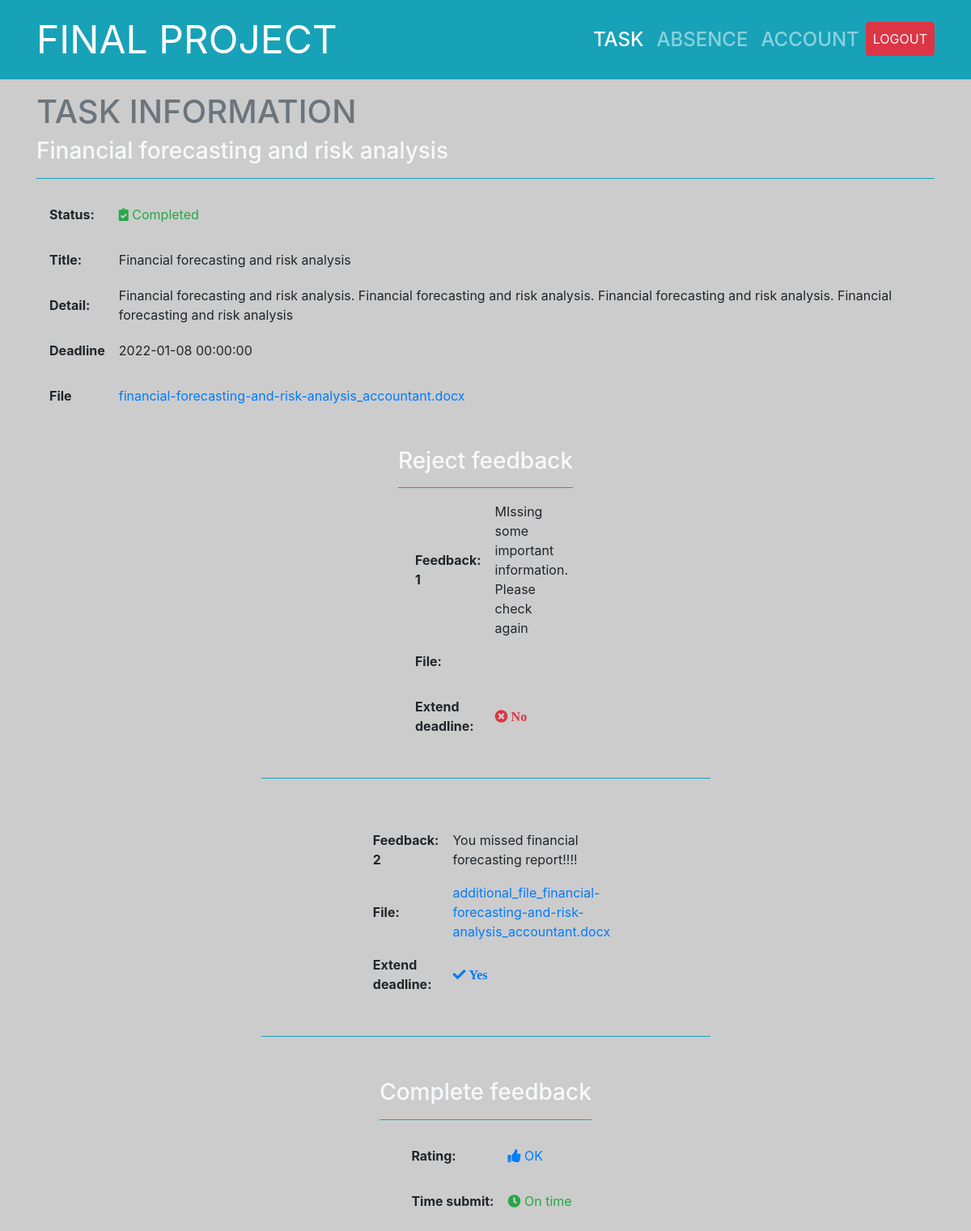
The page /task_detail.php?id=5 (signed in) on the database its author committed.
### tables this page shows
CREATE TABLE `task` (
  `id` int(11) NOT NULL,
  `title` varchar(100) NOT NULL,
  `description` varchar(255) NOT NULL,
  `person` varchar(255) NOT NULL,
  `deadline` datetime NOT NULL,
  `file` varchar(255) NOT NULL,
  `status` varchar(255) NOT NULL DEFAULT 'New'
);

CREATE TABLE `feedback_reject` (
  `id_feedback` int(11) NOT NULL,
  `id_task` int(11) NOT NULL,
  `description` varchar(255) NOT NULL,
  `file` varchar(255) DEFAULT NULL,
  `extend_deadline` tinyint(1) NOT NULL DEFAULT 0
);

### task_detail.php (the view, shortened to what this page needs)
<?php
    require_once('db.php');
    $id = $_GET['id'];
?>
<!DOCTYPE html>
<html lang="en">
<head>
	<link rel="stylesheet" href="https://maxcdn.bootstrapcdn.com/bootstrap/4.5.2/css/bootstrap.min.css">
    <link rel="stylesheet" href="https://use.fontawesome.com/releases/v5.7.2/css/all.css"
>
	<link rel="stylesheet" href="style.css">
</head>
<body>
<nav class="navbar navbar-expand-lg bg-info navbar-dark">
	<div class="container">
		<a href="./" class="navbar-brand navbar-header" style="font-size: 3rem;">FINAL PROJECT</a>
		<div class="collapse navbar-collapse" id="navbarSupportedContent">
		<ul class="navbar-nav ml-auto h4">
			<li class="nav-item ">
			<a class="nav-link active" href="./">TASK</a>
			</li>
			<li class="nav-item">
			<a class="nav-link" href="absence.php">ABSENCE</a>
			</li>
			<li class="nav-item">
			<a class="nav-link" href="account.php">ACCOUNT</a>
			</li>
			<li class="nav-item">
			<a class="btn btn-danger nav-link text-light" href="logout.php">LOGOUT</a>
			</li>
		</ul>
		</div>
	</div>
</nav>
<div class="container pb-2">
        <?php
            $data = get_task_by_id($id)['data'];
        ?>
		<h1 class="mt-3 text-secondary">TASK INFORMATION</h1>
        <h3 class="mt-1 mb-3 pb-3 border-bottom border-info text-light" ><?=$data['title']?></h3>
		<div class="ml-auto mr-auto task-container">
            <table>
                <tr>
                    <th>Status:</th>
                </tr>
                <tr>
                    <th>Title:</th>
                    <td><?=$data['title']?></td>
                </tr>
                <tr>
                    <th>Detail:</th>
                    <td><?=$data['description']?></td>
                </tr>
                <tr>
                    <th>Deadline</th>
                    <td><?=$data['deadline']?></td>
                </tr>
                <tr>
                    <th>File</th>
                    <?php
                        $filename = explode('/',$data['file'])[1];
                    ?>
                    <td><a href="<?=$data['file']?>"><?=$filename?></a></td>
                </tr>
        	</table>
            <?php
                if($data['status']=="Rejected" || is_rejected($id)){
                    $result = get_feedback_reject_task($id);
                    if(!$result['code']){
                        $feedback_data = $result['data'];
                        ?>
                            <h3 class="mt-1 mb-3 pb-3 text-center border-bottom border-info text-light" >Reject feedback</h3>
                        <?php
                        foreach($feedback_data as $key=>$row){
                            ?>
                                <table style="width: 0%;">
                                    <tr>
                                        <th>Feedback: <?=$key+1?></th>
                                        <td><?=$row['description']?></td>
                                    </tr>
                                    <tr>
                                        <th>File:</th>
                                        <?php
                                            $filename = explode('/',$row['file'])[1];
                                        ?>
                                        <td><a href="<?=$row['file']?>"><?=$filename?></a></td>
                                    </tr>
                                    <tr>
                                        <th>Extend deadline:</th>
                                        <?php
                                            if($row['extend_deadline']){
                                                echo "<td class='text-primary'><i class='fas fa-check'> Yes</i></td>";
                                            }else{
                                                echo "<td class='text-danger'><i class='fas fa-times-circle'> No</i></td>";
                                            }
                                        ?>
                                    </tr>
                                </table>
                                <p class="mt-1 mb-5 border-bottom border-info text-light" style="width:50%;"></p>
                            <?php
                        }
                    }
                }
                if($data['status']=="Completed"){
                    $feedback_data = get_feedback_complete_task($id);
                    if(!$feedback_data['code']){
                        $row = $feedback_data['data'];
                    }
                    ?>
                        <h3 class="mt-1 mb-3 pb-3 text-center border-bottom border-info text-light" >Complete feedback</h3>
                        <table>
                            <tr>
                                <th>Rating:</th>
                                <?=status_ui($row['rating'])?>
                            </tr>
                            <tr>
                                <th>Time submit:</th>
                                <?=status_ui($row['time_submit'])?>
                            </tr>
                        </table>
                    <?php
                }
                    ?>
		</div>
</div>
</body>
</html>

### style.css (style rules this page uses)
* { box-sizing: border-box; }
body { background-color: #cccccc; }
.task-container { display: flex; justify-content: space-between; align-items: center; flex-wrap: wrap; height: 50%; flex-direction: column; }
.task-container table { overflow: scroll; margin-bottom: 2rem; flex-basis: 100%; }
.task-container table th { padding: 1rem; }

### rows shown on the page
task: title "Financial forecasting and risk analysis", description "Financial forecasting and risk analysis. Financial forecasting and risk analysis. Financial forecasting and risk analysis. Financial forecasting and risk analysis", deadline "2022-01-08 00:00:00", file "financial-forecasting-and-risk-analysis_accountant.docx"
feedback_reject: description "MIssing some important information. Please check again", extend_deadline "No"
feedback_reject: description "You missed financial forecasting report!!!!", file "additional_file_financial-forecasting-and-risk-analysis_accountant.docx", extend_deadline "Yes"
